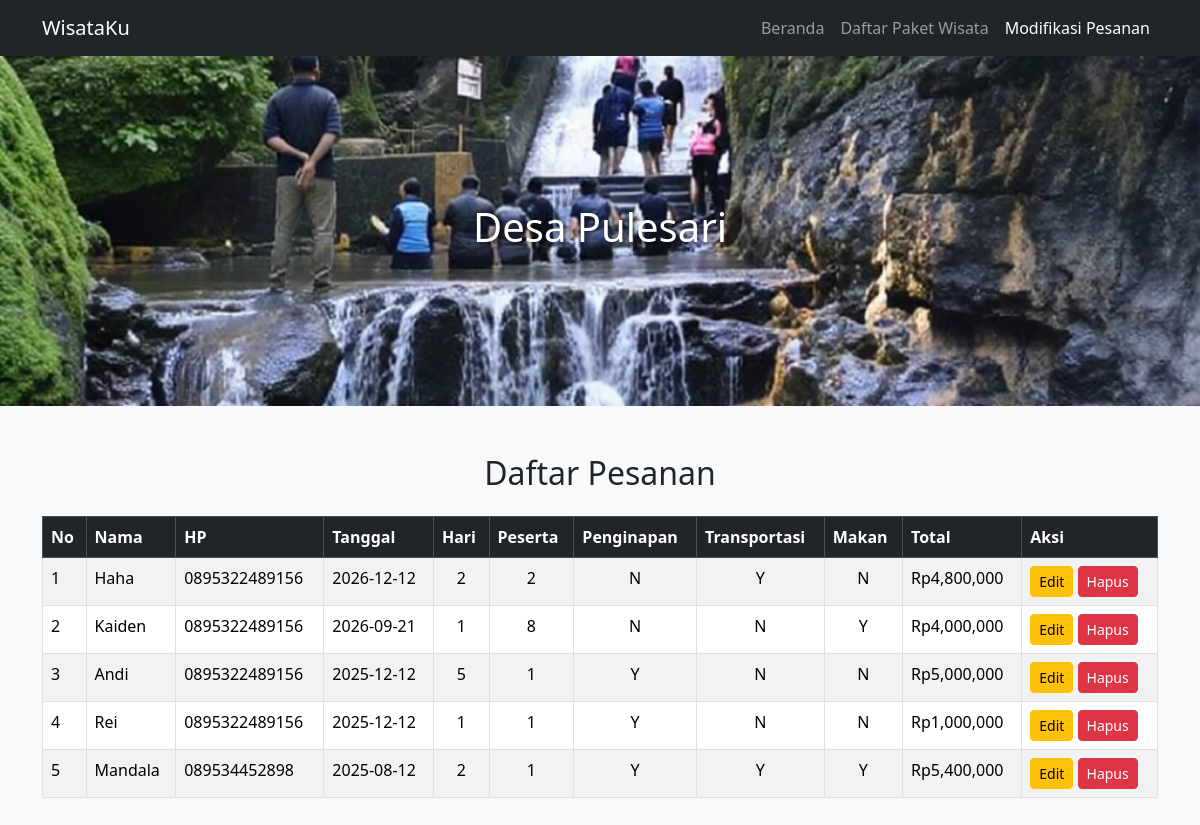
/modifikasi_pesanan.php, run on the app's committed database.
### tables this page shows
CREATE TABLE `pemesanan` (
  `id` int(11) NOT NULL,
  `nama` varchar(100) DEFAULT NULL,
  `hp` varchar(20) DEFAULT NULL,
  `tanggal_pesan` date DEFAULT NULL,
  `hari` int(11) DEFAULT NULL,
  `peserta` int(11) DEFAULT NULL,
  `penginapan` char(1) DEFAULT NULL,
  `transportasi` char(1) DEFAULT NULL,
  `makan` char(1) DEFAULT NULL,
  `harga_paket` int(11) DEFAULT NULL,
  `total_tagihan` int(11) DEFAULT NULL
);

### modifikasi_pesanan.php (the view, shortened to what this page needs)
<?php
$conn = mysqli_connect("localhost", "root", "", "db_wisata");
$data = mysqli_query($conn, "SELECT * FROM pemesanan ORDER BY id DESC");
?>
<!DOCTYPE html>
<html lang="id">
<head>
<link href="https://cdn.jsdelivr.net/npm/bootstrap@5.3.2/dist/css/bootstrap.min.css" rel="stylesheet">
</head>
<body class="bg-light">
<nav class="navbar navbar-expand-lg navbar-dark bg-dark">
    <div class="container">
        <a class="navbar-brand" href="index.php">WisataKu</a>
        <div class="collapse navbar-collapse" id="navbarNav">
            <ul class="navbar-nav ms-auto">
                <li class="nav-item"><a class="nav-link" href="index.php">Beranda</a></li>
                <li class="nav-item"><a class="nav-link" href="#paket">Daftar Paket Wisata</a></li>
                <li class="nav-item"><a class="nav-link active" href="modifikasi_pesanan.php">Modifikasi Pesanan</a></li>
            </ul>
        </div>
    </div>
</nav>
<div class="header">
    <h1>Desa Pulesari</h1>
</div>
<div class="container my-5">
<h2 class="text-center mb-4">Daftar Pesanan</h2>
<table class="table table-bordered table-striped">
<thead class="table-dark">
<tr>
    <th>No</th>
    <th>Nama</th>
    <th>HP</th>
    <th>Tanggal</th>
    <th>Hari</th>
    <th>Peserta</th>
    <th>Penginapan</th>
    <th>Transportasi</th>
    <th>Makan</th>
    <th>Total</th>
    <th>Aksi</th>
</tr>
</thead>
<tbody>
<?php $no=1; while($row = mysqli_fetch_assoc($data)): ?>
<tr>
    <td><?= $no++ ?></td>
    <td><?= $row['nama'] ?></td>
    <td><?= $row['hp'] ?></td>
    <td><?= $row['tanggal_pesan'] ?></td>
    <td class="text-center"><?= $row['hari'] ?></td>
    <td class="text-center"><?= $row['peserta'] ?></td>
    <td class="text-center"><?= $row['penginapan'] ?></td>
    <td class="text-center"><?= $row['transportasi'] ?></td>
    <td class="text-center"><?= $row['makan'] ?></td>
    <td>Rp<?= number_format($row['total_tagihan']) ?></td>
    <td>
        <a href="?edit=<?= $row['id'] ?>" class="btn btn-warning btn-sm">Edit</a>
        <a href="?hapus=<?= $row['id'] ?>" onclick="return confirm('Yakin ingin menghapus?')" class="btn btn-danger btn-sm">Hapus</a>
    </td>
</tr>
<?php endwhile; ?>
</tbody>
</table>
</div>
</body>
</html>

### modifikasi_pesanan.php (style rules this page uses)
body { background-color: #f8f9fa; }
.header { background: url('img/par2.png') center/cover no-repeat; height: 350px; color: white; display: flex; align-items: center; justify-content: center; text-shadow: 2px 2px 5px rgba(0,0,0,0.7); }

### data on the page
pemesanan: nama "Haha", hp "0895322489156", tanggal_pesan "2026-12-12", hari "2", peserta "2", penginapan "N", transportasi "Y", makan "N", total_tagihan "4,800,000"
pemesanan: nama "Kaiden", hp "0895322489156", tanggal_pesan "2026-09-21", hari "1", peserta "8", penginapan "N", transportasi "N", makan "Y", total_tagihan "4,000,000"
pemesanan: nama "Andi", hp "0895322489156", tanggal_pesan "2025-12-12", hari "5", peserta "1", penginapan "Y", transportasi "N", makan "N", total_tagihan "5,000,000"
pemesanan: nama "Rei", hp "0895322489156", tanggal_pesan "2025-12-12", hari "1", peserta "1", penginapan "Y", transportasi "N", makan "N", total_tagihan "1,000,000"
pemesanan: nama "Mandala", hp "089534452898", tanggal_pesan "2025-08-12", hari "2", peserta "1", penginapan "Y", transportasi "Y", makan "Y", total_tagihan "5,400,000"
